Frame 1 (no input): blank canvas, image omitted
Frame 60 (the mouse pressed at the canvas centre just before this capture): blank canvas, image omitted
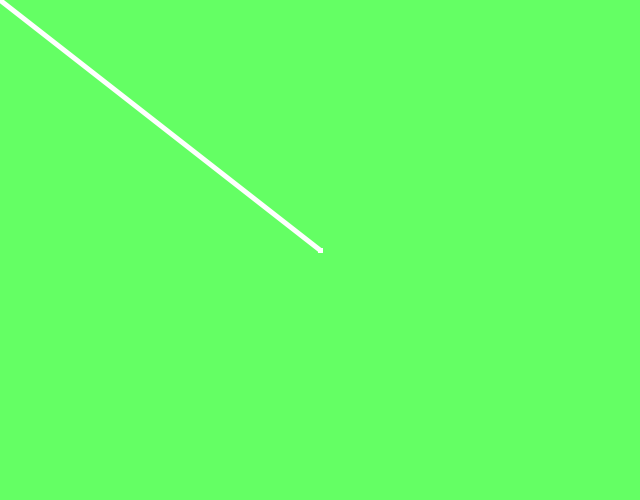
Frame 120 (the mouse held since frame 60 and released just before this capture)

The Processing sketch whose frames 1 and 60 were blank and that drew this single picture after the mouse press (run headless with seeded random() and noise(); from frame 60 on, the mouse is pressed at the canvas centre):

// Processing sketch: processing_74400
// ── processing_74400.pde

/**
 * Continuous Lines. 
 * 
 * Click and drag the mouse to draw a line. 
 */
 
void setup() {
  size(640, 500);
  background(100,255,100);

}

void draw() {

  stroke(10);
  if(mousePressed) {
   strokeWeight(5) ; 
   stroke(255);
    line(mouseX,mouseY, pmouseX, pmouseY);
  }
}
